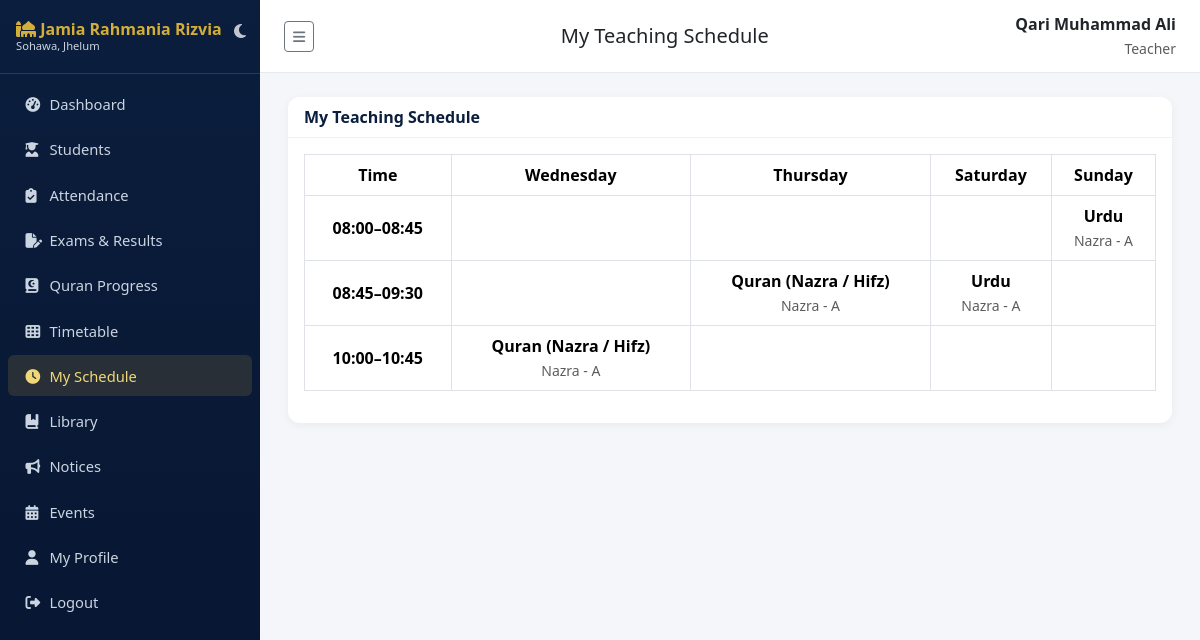
The page /timetable/mine/ (signed in) on the database its author committed.
### accounts/models.py (models this page shows, shortened)
class User(AbstractUser):
    class Role(models.TextChoices):
        SUPER_ADMIN = "SUPER_ADMIN", "Super Admin"
        PRINCIPAL = "PRINCIPAL", "Principal"
        ADMIN = "ADMIN", "Admin"
        TEACHER = "TEACHER", "Teacher"
        STUDENT = "STUDENT", "Student"
        PARENT = "PARENT", "Parent"
        ACCOUNTANT = "ACCOUNTANT", "Accountant"
        LIBRARIAN = "LIBRARIAN", "Librarian"
        STAFF = "STAFF", "Staff"
    role = models.CharField(max_length=20, choices=Role.choices, default=Role.STUDENT)
    phone = models.CharField(max_length=20, blank=True)
    photo = models.ImageField(upload_to="profile_photos/", blank=True, null=True)

### timetable/models.py (models this page shows, shortened)
class Period(models.Model):
    class Day(models.IntegerChoices):
        MON = 0, "Monday"
        TUE = 1, "Tuesday"
        WED = 2, "Wednesday"
        THU = 3, "Thursday"
        FRI = 4, "Friday"
        SAT = 5, "Saturday"
        SUN = 6, "Sunday"
    section = models.ForeignKey("academics.Section", on_delete=models.CASCADE, related_name="periods")
    day = models.PositiveSmallIntegerField(choices=Day.choices)
    start_time = models.TimeField()
    end_time = models.TimeField()
    subject = models.ForeignKey("academics.Subject", on_delete=models.SET_NULL, null=True, blank=True, related_name="periods")
    teacher = models.ForeignKey("teachers.Teacher", on_delete=models.SET_NULL, null=True, blank=True, related_name="periods")
    room = models.CharField(max_length=30, blank=True)
    class Meta:
        unique_together = ["section", "day", "start_time"]
        ordering = ["day", "start_time"]

### academics/models.py (models this page shows, shortened)
class Subject(models.Model):
    name = models.CharField(max_length=100)
    code = models.CharField(max_length=20, unique=True)
    school_class = models.ForeignKey(SchoolClass, on_delete=models.CASCADE, related_name="subjects")
    teacher = models.ForeignKey("teachers.Teacher", on_delete=models.SET_NULL, null=True, blank=True, related_name="subjects")
    class Meta:
        ordering = ["name"]

class Section(models.Model):
    school_class = models.ForeignKey(SchoolClass, on_delete=models.CASCADE, related_name="sections")
    name = models.CharField(max_length=10)  # e.g. A, B
    class_teacher = models.ForeignKey("teachers.Teacher", on_delete=models.SET_NULL, null=True, blank=True, related_name="class_sections")
    room_number = models.CharField(max_length=20, blank=True)
    class Meta:
        unique_together = ["school_class", "name"]
        ordering = ["school_class", "name"]
    def __str__(self):
        return f"{self.school_class.name} - {self.name}"

class SchoolClass(models.Model):
    name = models.CharField(max_length=50)  # e.g. Grade 1
    academic_year = models.ForeignKey(AcademicYear, on_delete=models.CASCADE, related_name="classes")
    class Meta:
        unique_together = ["name", "academic_year"]
        ordering = ["name"]

### timetable/views.py (the view)
# urls.py: path("mine/", views.my_schedule, name="mine"),
@login_required
def my_schedule(request):
    t = teacher_profile(request.user)
    if not t:
        raise PermissionDenied("Only teachers have a personal schedule.")
    periods = list(Period.objects.filter(teacher=t).select_related("section__school_class", "subject"))
    day_names, rows = _build_grid(periods)
    return render(request, "timetable/my_schedule.html", {"day_names": day_names, "rows": rows})

### accounts/utils.py (called while the page is built)
def teacher_profile(user):
    return getattr(user, "teacher_profile", None) if user.is_authenticated else None

### sitepages/context_processors.py (called while the page is built)
def site_settings(request):
    s = SiteSettings.get_solo()
    years = max(datetime.date.today().year - s.established_year, 0)
    return {"site_settings": s, "years_of_service": years}

### sitepages/models.py (called while the page is built)
    @classmethod
    def get_solo(cls):
        obj = cls.objects.first()
        if not obj:
            obj = cls.objects.create()
        return obj

### timetable/views.py (called while the page is built)
def _build_grid(periods):
    slots = sorted({(p.start_time, p.end_time) for p in periods})
    days = sorted({p.day for p in periods})
    lookup = {}
    for p in periods:
        lookup.setdefault((p.start_time, p.end_time, p.day), []).append(p)
    rows = [{"start": s, "end": e, "cells": [lookup.get((s, e, d), []) for d in days]} for s, e in slots]
    return [dict(Period.Day.choices)[d] for d in days], rows

### templates/timetable/my_schedule.html
{% extends "base.html" %}
{% block page_title %}My Teaching Schedule{% endblock %}
{% block content %}
<div class="card">
  <div class="card-header">My Teaching Schedule</div>
  <div class="card-body table-responsive">
    {% if rows %}
    <table class="table table-bordered text-center align-middle">
      <thead><tr><th>Time</th>{% for d in day_names %}<th>{{ d }}</th>{% endfor %}</tr></thead>
      <tbody>
      {% for r in rows %}
        <tr><td class="fw-semibold">{{ r.start|time:"H:i" }}–{{ r.end|time:"H:i" }}</td>
          {% for cell in r.cells %}<td>{% for p in cell %}<div><strong>{{ p.subject.name|default:"—" }}</strong><br><small class="text-muted">{{ p.section }}{% if p.room %} · {{ p.room }}{% endif %}</small></div>{% endfor %}</td>{% endfor %}
        </tr>
      {% endfor %}
      </tbody>
    </table>
    {% else %}<p class="text-muted mb-0">No periods are assigned to you yet.</p>{% endif %}
  </div>
</div>
{% endblock %}

### templates/base.html (shortened to what this page needs)
{% load static %}
<!DOCTYPE html>
<html lang="en" id="theme-wrapper" data-bs-theme="light">
<head>
<link href="https://cdn.jsdelivr.net/npm/bootstrap@5.3.3/dist/css/bootstrap.min.css" rel="stylesheet">
<link href="https://cdnjs.cloudflare.com/ajax/libs/font-awesome/6.5.1/css/all.min.css" rel="stylesheet">
<link href="{% static 'css/style.css' %}" rel="stylesheet">
</head>
<body>
<nav class="sidebar" id="sidebar">
  <div class="brand d-flex justify-content-between align-items-center">
    <div>
      <i class="fa-solid fa-mosque"></i> Jamia Rahmania Rizvia
      <small class="d-block" style="font-size:.7rem;color:#cbd5e1;font-weight:400">Sohawa, Jhelum</small>
    </div>
    <button id="theme-toggle-btn" class="btn p-1 border-0 text-white opacity-75 hover-opacity-100" title="Switch Theme" style="background: transparent; box-shadow: none;">
      <i class="fa-solid fa-moon fs-6" id="theme-icon"></i>
    </button>
  </div>
  <ul class="nav flex-column py-2">
    {% if request.user.role in "STUDENT,PARENT" %}
      <li class="nav-item"><a class="nav-link {% if request.resolver_match.namespace == 'portal' %}active{% endif %}" href="{% url 'portal:home' %}"><i class="fa-solid fa-gauge-high"></i> My Portal</a></li>
      <li class="nav-item"><a class="nav-link {% if request.resolver_match.namespace == 'notices' and request.resolver_match.url_name == 'list' %}active{% endif %}" href="{% url 'notices:list' %}"><i class="fa-solid fa-bullhorn"></i> Notices</a></li>
      <li class="nav-item"><a class="nav-link {% if request.resolver_match.namespace == 'timetable' %}active{% endif %}" href="{% url 'timetable:view' %}"><i class="fa-solid fa-table-cells"></i> Timetable</a></li>
      <li class="nav-item"><a class="nav-link" href="{% url 'notices:event_list' %}"><i class="fa-solid fa-calendar-days"></i> Events</a></li>
    {% else %}
      <li class="nav-item"><a class="nav-link {% if request.resolver_match.namespace == 'dashboard' %}active{% endif %}" href="{% url 'dashboard:index' %}"><i class="fa-solid fa-gauge-high"></i> Dashboard</a></li>
      <li class="nav-item"><a class="nav-link {% if request.resolver_match.namespace == 'students' %}active{% endif %}" href="{% url 'students:list' %}"><i class="fa-solid fa-user-graduate"></i> Students</a></li>
      <li class="nav-item"><a class="nav-link " href="{% url 'attendance:mark' %}"><i class="fa-solid fa-clipboard-check"></i> Attendance</a></li>
      {% if request.user.is_superuser or request.user.role in "SUPER_ADMIN,PRINCIPAL,ADMIN,TEACHER" %}
      <li class="nav-item"><a class="nav-link {% if request.resolver_match.namespace == 'exams' %}active{% endif %}" href="{% url 'exams:list' %}"><i class="fa-solid fa-file-pen"></i> Exams &amp; Results</a></li>
      <li class="nav-item"><a class="nav-link {% if request.resolver_match.namespace == 'hifz' %}active{% endif %}" href="{% url 'hifz:list' %}"><i class="fa-solid fa-book-quran"></i> Quran Progress</a></li>
      {% endif %}
      <li class="nav-item"><a class="nav-link " href="{% url 'timetable:view' %}"><i class="fa-solid fa-table-cells"></i> Timetable</a></li>
      {% if request.user.role == "TEACHER" %}<li class="nav-item"><a class="nav-link {% if request.resolver_match.url_name == 'mine' %}active{% endif %}" href="{% url 'timetable:mine' %}"><i class="fa-solid fa-clock"></i> My Schedule</a></li>{% endif %}
      <li class="nav-item"><a class="nav-link {% if request.resolver_match.namespace == 'library' %}active{% endif %}" href="{% url 'library:books' %}"><i class="fa-solid fa-book-bookmark"></i> Library</a></li>
      <li class="nav-item"><a class="nav-link {% if request.resolver_match.namespace == 'notices' %}active{% endif %}" href="{% url 'notices:list' %}"><i class="fa-solid fa-bullhorn"></i> Notices</a></li>
      <li class="nav-item"><a class="nav-link" href="{% url 'notices:event_list' %}"><i class="fa-solid fa-calendar-days"></i> Events</a></li>
    {% endif %}
    <li class="nav-item"><a class="nav-link" href="{% url 'accounts:profile' %}"><i class="fa-solid fa-user"></i> My Profile</a></li>
    <li class="nav-item"><a class="nav-link" href="{% url 'accounts:logout' %}"><i class="fa-solid fa-right-from-bracket"></i> Logout</a></li>
  </ul>
</nav>
<div class="main-content">
  <div class="topbar">
    <button class="btn btn-sm btn-outline-secondary" id="sidebarToggle" type="button" title="Show / hide menu" aria-label="Toggle menu"><i class="fa-solid fa-bars"></i></button>
    <h5 class="mb-0">{% block page_title %}Dashboard{% endblock %}</h5>
    <div class="text-end">
      <div class="fw-semibold">{{ request.user.get_full_name|default:request.user.username }}</div>
      <small class="text-muted">{{ request.user.get_role_display }}</small>
    </div>
  </div>
  {% block content %}{% endblock %}
</div>
</body>
</html>

### static/css/style.css (style rules this page uses)
:root { --navy: #0b1e3d; --navy-dark: #071530; --gold: #d4af37; --gold-light: #f0d878; --bg: #f4f6fa; }
body { background: var(--bg); font-family: 'Segoe UI', Roboto, sans-serif; }
.sidebar { background: linear-gradient(180deg, var(--navy) 0%, var(--navy-dark) 100%); min-height: 100vh; width: 250px; position: fixed; top: 0; left: 0; z-index: 1030; }
.sidebar .brand { color: var(--gold); font-weight: 700; padding: 1.25rem 1rem; border-bottom: 1px solid rgba(212,175,55,.2); }
.sidebar .nav-link { color: #cbd5e1; padding: .6rem 1.1rem; border-radius: 6px; margin: 2px 8px; font-size: .92rem; }
.sidebar .nav-link.active, .sidebar .nav-link:hover { background: rgba(212,175,55,.15); color: var(--gold-light); }
.sidebar .nav-link i { width: 20px; }
.main-content { margin-left: 250px; padding: 1.5rem 1.75rem; }
.topbar { background: #fff; border-bottom: 1px solid #e5e9f0; padding: .75rem 1.5rem; margin: -1.5rem -1.75rem 1.5rem -1.75rem; display: flex; justify-content: space-between; align-items: center; }
.card { border: none; border-radius: 12px; box-shadow: 0 2px 10px rgba(0,0,0,.05); }
.card-header { background: #fff; border-bottom: 1px solid #eef0f4; font-weight: 600; color: var(--navy); border-radius: 12px 12px 0 0 !important; }
.table thead { background: var(--navy); color: #fff; }
#sidebar { position: fixed; top: 0; left: 0; width: 260px; height: 100vh; overflow-y: auto !important; z-index: 1050; transition: all 0.3s ease; }
.main-content { margin-left: 260px; transition: all 0.3s ease; }
#sidebar .brand { padding-right: 35px !important; line-height: 1.2 !important; }
#theme-toggle-btn { position: absolute; right: 10px; top: 15px; z-index: 10; }

### templates/base.html (style rules this page uses)
html, body { min-height: 100vh !important; height: 100%; }
#sidebar .brand { cursor: grab; user-select: none; touch-action: none; }

### rows shown on the page
User: user.get_full_name "Qari Muhammad Ali", user.role "Teacher"
Period: start "08:00", end "08:45", subject.name "Urdu", section "Nazra - A"
Period: start "08:45", end "09:30", subject.name "Quran (Nazra / Hifz)", section "Nazra - A"
Period: subject.name "Urdu", section "Nazra - A"
Period: start "10:00", end "10:45", subject.name "Quran (Nazra / Hifz)", section "Nazra - A"

### other values the page prints
{{ d }} "Wednesday" "Thursday" "Saturday" "Sunday"
